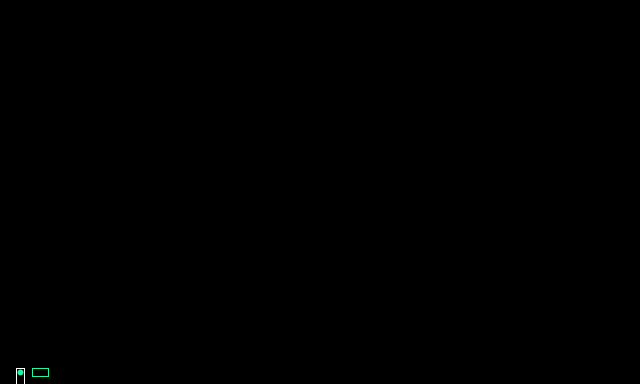
Frame 1 (no input)
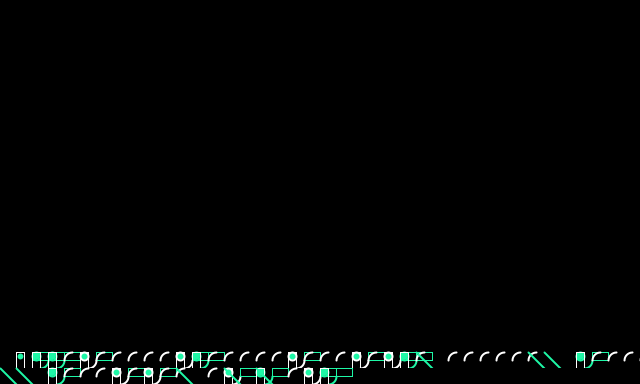
Frame 60 (the mouse pressed at the canvas centre just before this capture)
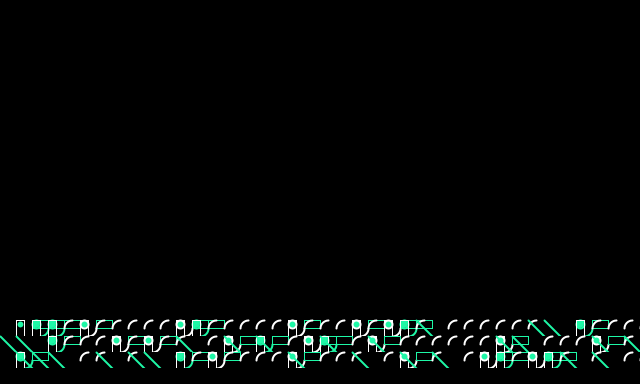
Frame 120 (the mouse held since frame 60 and released just before this capture)

The Processing sketch that drew these frames (run headless with seeded random() and noise(); from frame 60 on, the mouse is pressed at the canvas centre):

// Processing sketch: porting3
// ── porting3.pde
// -
// Porting 10 PRINT 0.3 by Grazia Pestillo 
// 2019 © GraziaPestillo, Daniele @Fupete and the course DSII2019 at DESIGN.unirsm 
// github.com/dsii-2019-unirsm — github.com/fupete
// Educational purposes, MIT License, 2019, San Marino
// —


int w = 16;
int h = 16;
int index = 0; 
void setup() {
  //fullScreen();
  size(640, 384);
  background(0);
  smooth();
  noFill();
  colorMode(HSB);
  ellipseMode(CORNER);
}
void draw() {

  int x1 = w*index;
  int x2 = x1 + w;
  int y1 = h*23;
  int y2 = h*24;
  if (random(2) < 1) {
    noFill();
    strokeWeight(2);
    stroke(255);
    arc(x2, y1, w, h, PI, PI+HALF_PI);
  } else if (random(6) < 3) {
    noFill();
    strokeWeight(2);
    arc(x2, y1, w, h, 0, HALF_PI);
    strokeWeight(2);
    fill(#1EF7A6);
    ellipse(x2, y1, w/2, h/2);
    noFill();
    strokeWeight(1);
    stroke(255);
    rect(x2, y1, w/2, h);
    stroke(#1EF7A6);
    rect(x2+w, y1, w, h/2);
  } else {
    strokeWeight(2);
    stroke(#1EF7A6);
    line(x1, y1, x2, y2);
  };
  index++;
  if (index == width/w) {
    PImage p = get(0, h, width, h*23);
    background(0);
    set(0, 0, p);
    index = 0;
  }
}
